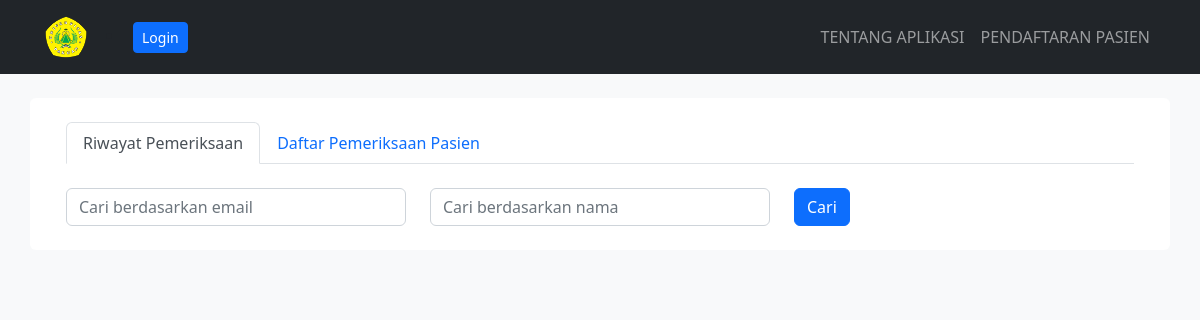
/bidan/, run on an earlier commit of the app's database.
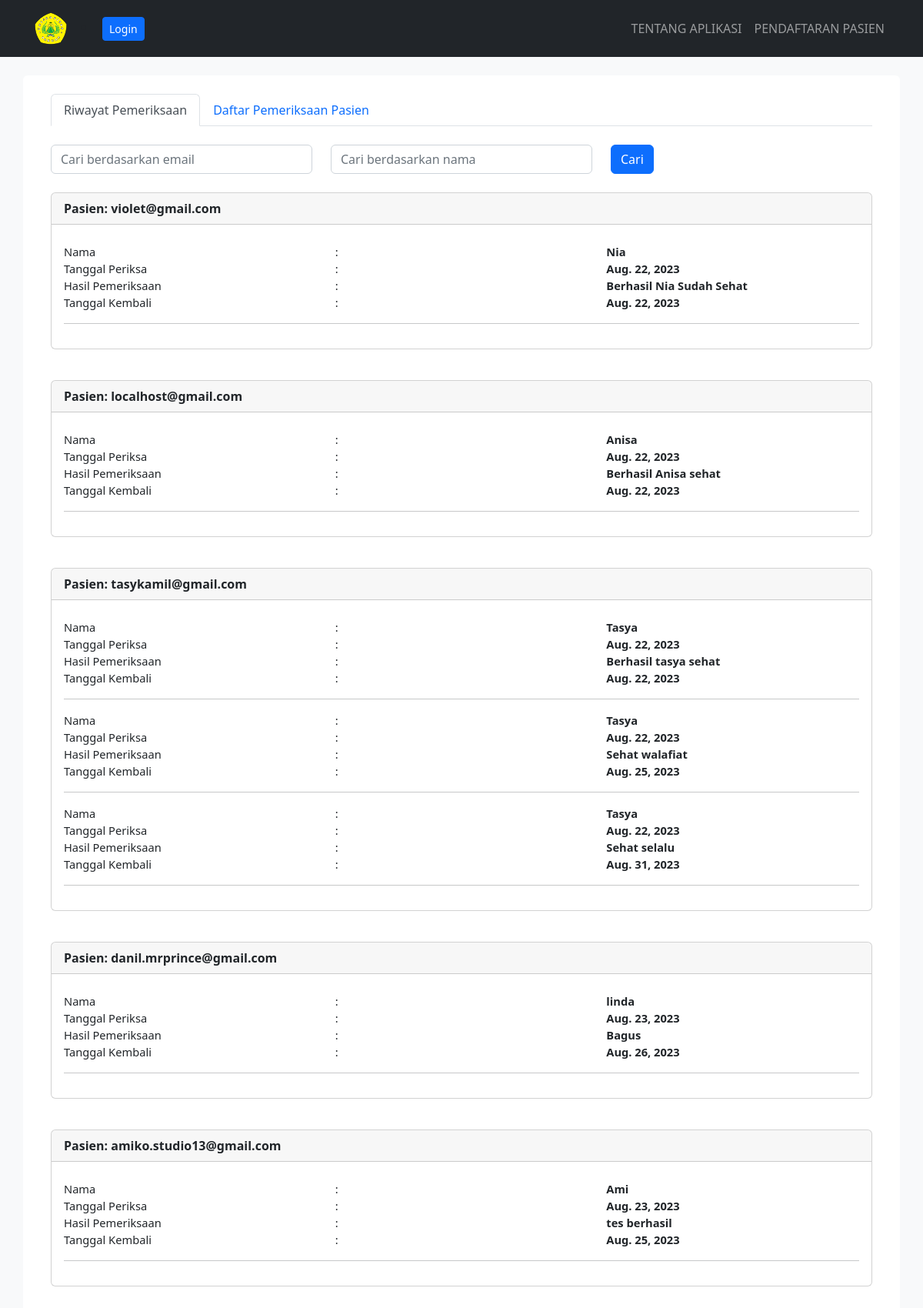
And on a later commit of the database.
### bidan/models.py (models this page shows)
class Pendaftaran(models.Model):
    name = models.CharField(max_length=50)
    name_pasangan = models.CharField(max_length=50, default="")
    name_anak = models.CharField(max_length=50, default="")
    email = models.CharField(max_length=100)
    nomortelepon = models.CharField(max_length=15)
    jeniskelamin = models.CharField(max_length=15)
    alamat = models.TextField(blank=True)
    message = models.TextField(blank=True)
    tanggal_daftar = models.DateField(auto_now_add=True)
    daftar_konfirmasi = models.BooleanField(default=False)
    periksa_konfirmasi = models.BooleanField(default=False)
    tanggal_konfirmasi = models.DateField(
        auto_now_add=False, null=True, blank=True)
    def __str__(self):
        return self.name
    class Meta:
        ordering = ["tanggal_konfirmasi", ]

class RekamMedik(models.Model):
    pasien = models.ForeignKey(
        Pendaftaran,
        on_delete=models.CASCADE
    )
    tanggal_periksa = models.DateField(auto_now_add=True)
    message = models.TextField(blank=True)
    status = models.BooleanField(default=False)
    tanggal_kembali = models.DateField(
        auto_now_add=False, null=True, blank=True)

### bidan/views.py (the view, shortened to what this page needs)
# urls.py: path('bidan/', BidanTemplateView.as_view(), name='bidan'),
class BidanTemplateView(TemplateView):
    template_name = 'bidan.html'
    login_required = True
    def get_context_data(self, *args, **kwargs):
        context = super().get_context_data(*args, **kwargs)
        search_email = self.request.GET.get('search_email')
        search_nama = self.request.GET.get('search_nama')
        pendaftaran = Pendaftaran.objects.all()
        riwayat = RekamMedik.objects.all()
        if search_email:
            riwayat = riwayat.filter(pasien__email__icontains=search_email)
        if search_nama:
            riwayat = riwayat.filter(pasien__name__icontains=search_nama)
        context.update({
            "pendaftaran": pendaftaran,
            "riwayat": riwayat
        })
        return context

### templates/bidan.html (shortened to what this page needs)
{% extends 'base.html' %}  {% block content %}
<div class="container">
  <div class="row my-4 rounded bg-body p-4">
    <nav>
      <div class="nav nav-tabs" id="nav-tab" role="tablist">
        <button
          class="nav-link active"
          id="nav-profile-tab"
          data-bs-toggle="tab"
          data-bs-target="#nav-profile"
          type="button"
          role="tab"
          aria-controls="nav-profile"
          aria-selected="true"
        >
          Riwayat Pemeriksaan
        </button>
        <button
          class="nav-link"
          id="nav-home-tab"
          data-bs-toggle="tab"
          data-bs-target="#nav-home"
          type="button"
          role="tab"
          aria-controls="nav-home"
          aria-selected="false"
        >
          Daftar Pemeriksaan Pasien
        </button>
      </div>
    </nav>
    <div class="tab-content" id="nav-tabContent">
      <div
        class="tab-pane fade show active"
        id="nav-profile"
        role="tabpanel"
        aria-labelledby="nav-profile-tab"
        tabindex="0"
      >
        <div>
          <br />
          <form method="get" action="">
            <div class="row">
              <div class="col">
                <input
                  class="form-control"
                  type="text"
                  name="search_email"
                  placeholder="Cari berdasarkan email"
                />
              </div>
              <div class="col">
                <input
                  class="form-control"
                  type="text"
                  name="search_nama"
                  placeholder="Cari berdasarkan nama"
                />
              </div>
              <div class="col">
                <button class="btn btn-primary" type="submit">Cari</button>
              </div>
            </div>
          </form>
          {% regroup riwayat by pasien.email as riwayat_by_email %}
          {% for email_group in riwayat_by_email %}
          <br />
          <div class="card mb-3">
            <div class="card-header">
              <strong>Pasien: {{ email_group.grouper }}</strong>
            </div>
            <div class="card-body">
              <div style="font-size: 11pt" class="my-2">
                {% for data in email_group.list %}
                <div class="row">
                  <div class="col">Nama</div>
                  <div class="col">:</div>
                  <div class="col fw-semibold">{{ data.pasien }}</div>
                </div>
                <div class="row">
                  <div class="col">Tanggal Periksa</div>
                  <div class="col">:</div>
                  <div class="col fw-semibold">{{ data.tanggal_periksa }}</div>
                </div>
                <div class="row">
                  <div class="col">Hasil Pemeriksaan</div>
                  <div class="col">:</div>
                  <div class="col fw-semibold">{{ data.message }}</div>
                </div>
                <div class="row">
                  <div class="col">Tanggal Kembali</div>
                  <div class="col">:</div>
                  <div class="col fw-semibold">{{ data.tanggal_kembali }}</div>
                </div>
                <hr>
                {% endfor %}
              </div>
            </div>
          </div>
          {% endfor %}
        </div>
      </div>
    </div>
  </div>
</div>
{% endblock content %}

What changed in the data, as far as the page shows it:
now on this page (row edited): Pendaftaran: grouper "violet@gmail.com"
added RekamMedik: pasien "Nia", tanggal_periksa "Aug. 22, 2023", message "Berhasil Nia Sudah Sehat", tanggal_kembali "Aug. 22, 2023", shown under "violet@gmail.com"
now on this page (row edited): Pendaftaran: grouper "localhost@gmail.com"
added RekamMedik: pasien "Anisa", tanggal_periksa "Aug. 22, 2023", message "Berhasil Anisa sehat", tanggal_kembali "Aug. 22, 2023", shown under "localhost@gmail.com"
added Pendaftaran: grouper "tasykamil@gmail.com"
added RekamMedik: pasien "Tasya", tanggal_periksa "Aug. 22, 2023", message "Berhasil tasya sehat", tanggal_kembali "Aug. 22, 2023", shown under "tasykamil@gmail.com"
added RekamMedik: pasien "Tasya", tanggal_periksa "Aug. 22, 2023", message "Sehat walafiat", tanggal_kembali "Aug. 25, 2023", shown under "tasykamil@gmail.com"
added RekamMedik: pasien "Tasya", tanggal_periksa "Aug. 22, 2023", message "Sehat selalu", tanggal_kembali "Aug. 31, 2023", shown under "tasykamil@gmail.com"
added Pendaftaran: grouper "danil.mrprince@gmail.com"
added RekamMedik: pasien "linda", tanggal_periksa "Aug. 23, 2023", message "Bagus", tanggal_kembali "Aug. 26, 2023", shown under "danil.mrprince@gmail.com"
added Pendaftaran: grouper "amiko.studio13@gmail.com"
added RekamMedik: pasien "Ami", tanggal_periksa "Aug. 23, 2023", message "tes berhasil", tanggal_kembali "Aug. 25, 2023", shown under "amiko.studio13@gmail.com"
Also different on the page:
new list line: "Pasien:"
